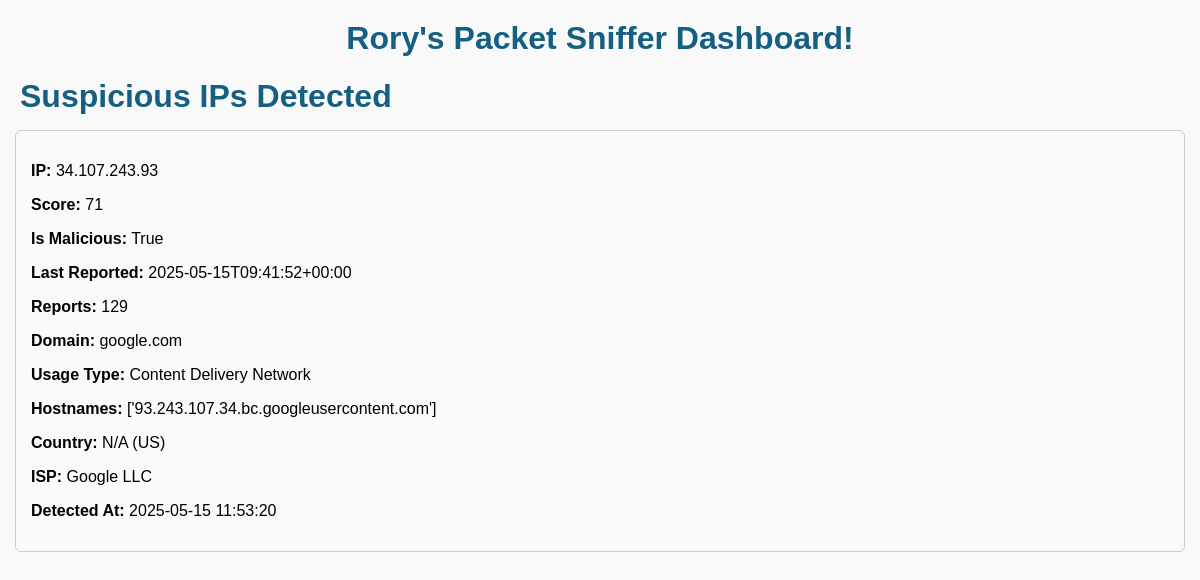
Before: / with the older database file.
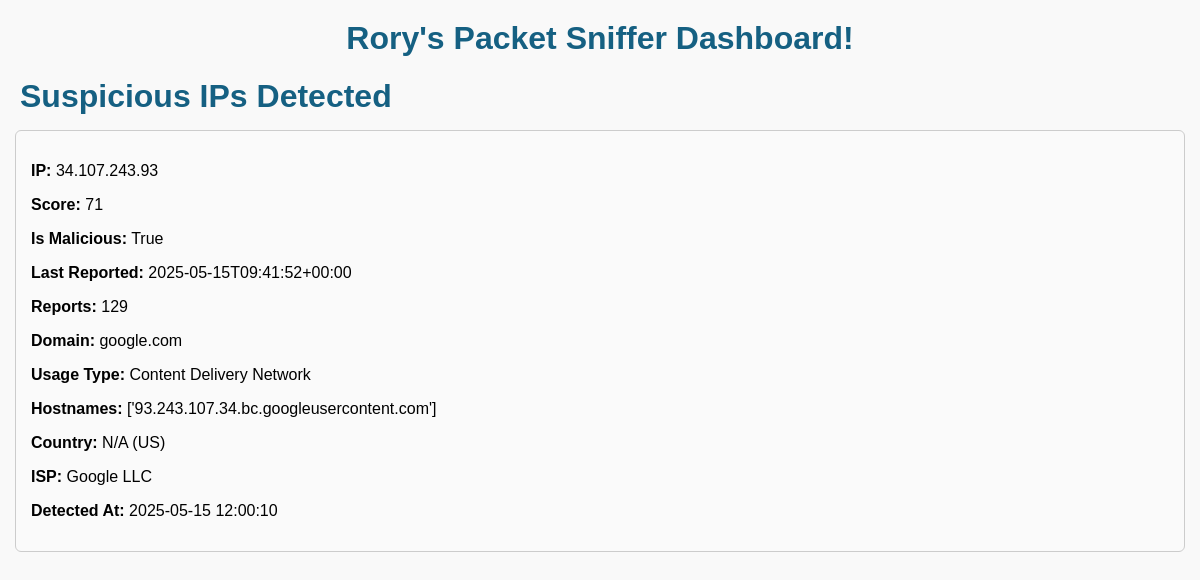
After: the same page with the newer database file.
### packetSniffer.py (models this page shows)
class IPCheck(Base):
    __tablename__ = "ip_checks"
    ip = Column(String, primary_key=True)
    score = Column(Integer)
    is_malicious = Column(Boolean)
    domain = Column(String)
    usage_type = Column(String)
    hostnames = Column(JSON)
    country = Column(String)
    country_name = Column(String)
    isp = Column(String)
    reports = Column(Integer)
    last_reported = Column(String)
    timestamp = Column(Float)
    def to_dict(self):
        return {c.key: getattr(self, c.key) for c in inspect(self).mapper.column_attrs}

### packetSniffer.py (the view)
@app.route("/")
def index():
    malicious_ips = session.query(IPCheck).filter_by(is_malicious=True).all()
    malicious_ips_data = [ip.to_dict() for ip in malicious_ips]
    return render_template("dashboard.html", malicious_ips=malicious_ips_data)

### packetSniffer.py (called while the page is built)
@app.template_filter('datetimeformat')
def datetimeformat(value):
    if value:
        return datetime.utcfromtimestamp(value).strftime('%Y-%m-%d %H:%M:%S')
    return value

### templates/dashboard.html (shortened to what this page needs)
<!DOCTYPE html>
<html>
<head>
    <link rel="stylesheet" href="{{ url_for('static', filename='css/styles.css') }}">
</head>
<body>
    <h1>Rory's Packet Sniffer Dashboard!</h1>
    <div class="container">
        <h2>Suspicious IPs Detected</h2>
        <div id="ips-list">
            {% for ip in malicious_ips %}
                <div class="ip-entry">
                    <p><strong>IP:</strong> {{ ip.ip }}</p>
                    <p><strong>Score:</strong> {{ ip.score }}</p>
                    <p><strong>Is Malicious:</strong> {{ ip.is_malicious }}</p>
                    <p><strong>Last Reported:</strong> {{ ip.last_reported }}</p>
                    <p><strong>Reports:</strong> {{ ip.reports }}</p>
                    <p><strong>Domain:</strong> {{ ip.domain }}</p>
                    <p><strong>Usage Type:</strong> {{ ip.usage_type }}</p>
                    <p><strong>Hostnames:</strong> {{ ip.hostnames }}</p>
                    <p><strong>Country:</strong> {{ ip.country_name }} ({{ ip.country }})</p>
                    <p><strong>ISP:</strong> {{ ip.isp }}</p>
                    <p><strong>Detected At:</strong> {{ ip.timestamp | datetimeformat }}</p>
                </div>
            {% endfor %}
        </div>
    </div>
    <div class="packet-container" id="packets"></div>
</body>
</html>

### static/css/styles.css (style rules this page uses)
* { box-sizing: border-box; }
body { font-family: Arial, sans-serif; background-color: #f9f9f9; margin: 0; padding: 0; overflow-x: hidden; }
h1 { text-align: center; margin-top: 20px; color: #156082; }
.packet-container { display: flex; flex-direction: column; align-items: center; gap: 20px; margin: 20px; padding: 0; width: 100%; max-width: 100vw; height: 100vh; overflow-y: auto; overflow-x: hidden; }
h2 { font-size: 2em; color: #156082; margin: 0; padding-left: 20px; text-align: left; }
.ip-entry { margin: 15px; border: 1px solid #ccc; padding: 15px; border-radius: 6px; background-color: #fafafa; }

Changed rows visible on the page:
changed IPCheck "google.com": timestamp "2025-05-15 11:53:20" → "2025-05-15 12:00:10"
